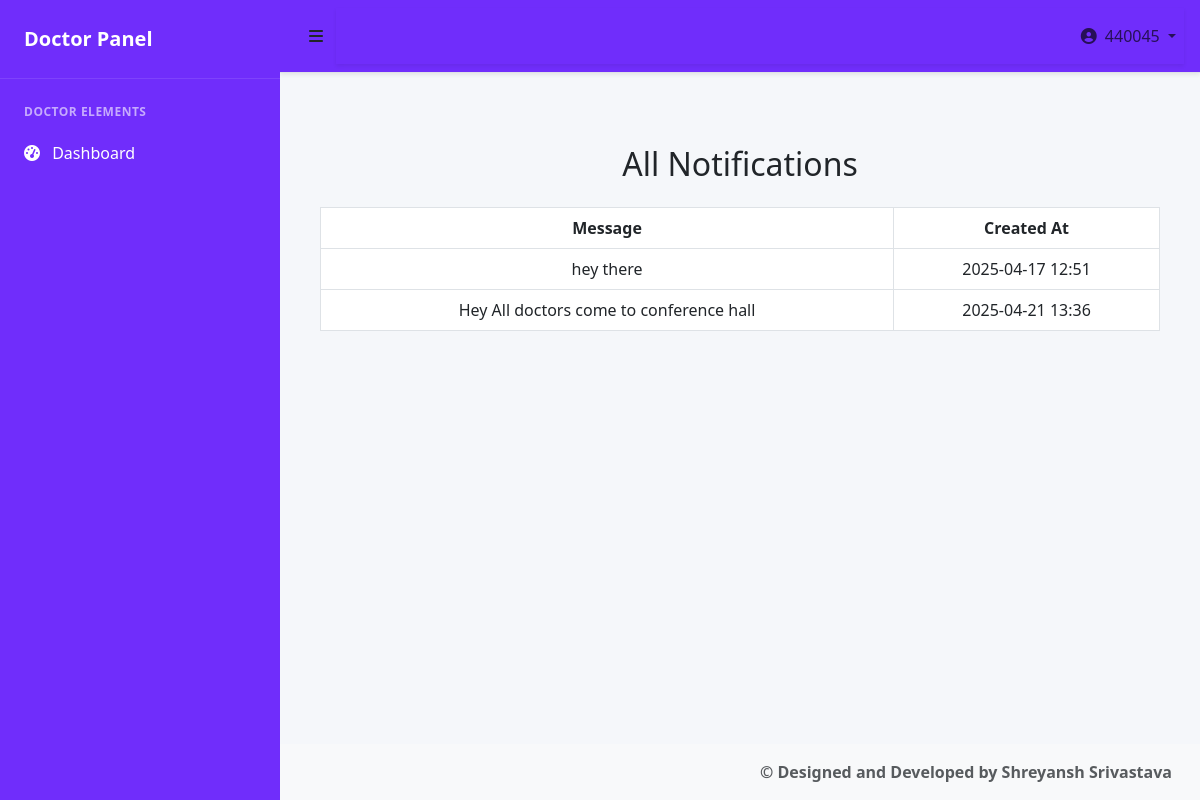
/doctorapp/viewnotifications/ (signed in), run on the app's committed database.
### adminapp/models.py (models this page shows, shortened)
class Notification(models.Model):
    message = models.TextField()
    send_to = models.CharField(max_length=10, choices=(('doctor', 'Doctor'), ('staff', 'Staff')))
    created_at = models.DateTimeField(auto_now_add=True)

### doctorapp/views.py (the view)
# urls.py: path('viewnotifications/',views.viewnotifications,name='viewnotifications'),
@cache_control(no_store=True, no_cache=True, must_revalidate=True)
def viewnotifications(request):
    if not is_doctor_logged_in(request):
        return redirect('login')
    notifications = Notification.objects.all().order_by('created_at')
    return render(request, 'viewnotifications.html', {'notifications': notifications})

### doctorapp/views.py (called while the page is built)
def is_doctor_logged_in(request):
    return 'doctor_id' in request.session

### doctorapp/templates/viewnotifications.html (shortened to what this page needs)
{% extends 'doctorbase.html' %}
{% load static %}
{% block doctor %}
<div class="container mt-5">
    <h2 class="text-center mb-4">All Notifications</h2>
    {% if notifications %}
    <table class="table table-bordered text-center">
        <thead class="thead-dark">
            <tr>
                <th>Message</th>
                <th>Created At</th>
            </tr>
        </thead>
        <tbody>
            {% for note in notifications %}
            <tr>
                <td>{{ note.message }}</td>
                <td>{{ note.created_at|date:"Y-m-d H:i" }}</td>
            </tr>
            {% endfor %}
        </tbody>
    </table>
    {% else %}
        <p class="text-center">No notifications found.</p>
    {% endif %}
</div>
{% endblock %}

### doctorapp/templates/doctorbase.html (style rules this page uses)
:root { --primary: rgb(112,45,251); --primary-light: rgba(57, 204, 150, 0.1); --primary-hover: rgb(112,45,251); --secondary: #6c757d; --light: #f8f9fa; --dark: #212529; --sidebar-width: 280px; }
body { font-family: 'Segoe UI', Tahoma, Geneva, Verdana, sans-serif; background-color: #f5f7fa; overflow-x: hidden; }
html, body { height: 100%; margin: 0; }

### data on the page
Notification: message "hey there", created_at "2025-04-17 12:51"
Notification: message "Hey All doctors come to conference hall", created_at "2025-04-21 13:36"

### other printed values
{{ request.session.doctor_id }} "440045"
